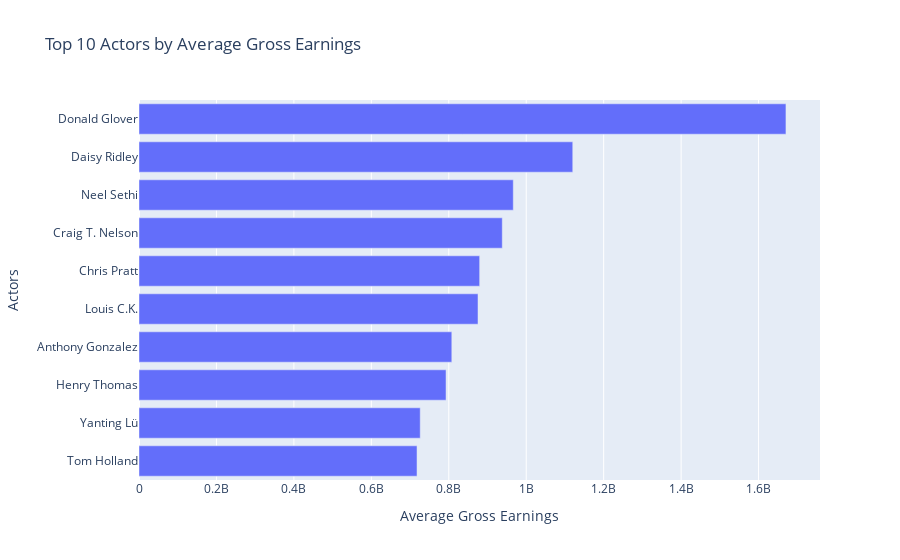

Notebook source saved alongside this figure:
### Code cell
fig = px.bar(avg_star_revenue_bringer, 
             y='star', 
             x='gross',
             orientation='h',
             labels={"gross": "Average Gross Earnings", "star": "Actors"},
             title='Top 10 Actors by Average Gross Earnings')
fig.update_yaxes(categoryorder='total ascending')

### Figure 1 — Plotly figure (JSON) as saved in the notebook; plotly's stock layout.template omitted (floating-point values rounded to 4 significant figures)
{"data": [{"alignmentgroup": "True", "hovertemplate": "Average Gross Earnings=%{x}<br>Actors=%{y}<extra></extra>", "legendgroup": "", "marker": {"color": "#636efa", "pattern": {"shape": ""}}, "name": "", "offsetgroup": "", "orientation": "h", "showlegend": false, "textposition": "auto", "type": "bar", "x": [1670727580, 1120000000.0, 966554929, 938123290, 879700000.0, 875458631, 807817888, 792910554, 726264074, 718015176], "xaxis": "x", "y": ["Donald Glover", "Daisy Ridley", "Neel Sethi", "Craig T. Nelson", "Chris Pratt", "Louis C.K.", "Anthony Gonzalez", "Henry Thomas", "Yanting Lü", "Tom Holland"], "yaxis": "y"}], "layout": {"autosize": true, "barmode": "relative", "legend": {"tracegroupgap": 0}, "title": {"text": "Top 10 Actors by Average Gross Earnings"}, "xaxis": {"anchor": "y", "autorange": true, "domain": [0, 1], "range": [0, 1759000000.0], "title": {"text": "Average Gross Earnings"}, "type": "linear"}, "yaxis": {"anchor": "x", "autorange": true, "categoryorder": "total ascending", "domain": [0, 1], "range": [-0.5, 9.5], "title": {"text": "Actors"}, "type": "category"}}}
